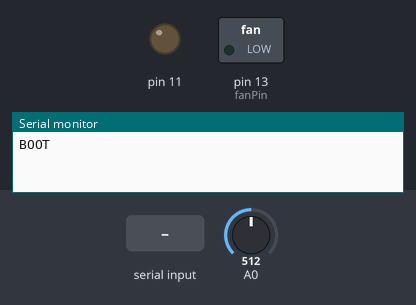
Simulated run of this sketch. Board: Arduino Uno, built with avr-gcc and run on an emulated ATmega328P. Shown: switched loads named in the sketch (green lamp = pin HIGH), output pins drawn as LEDs (lit = HIGH), the last lines printed to the serial monitor. Dashed ring = blinking. Inputs (shaded band) come from the test bench; at power-on: A0 = 512.

Above: at 1.2 s.
1.3 s: "START 1\n" received over Serial
At 1.55 s:
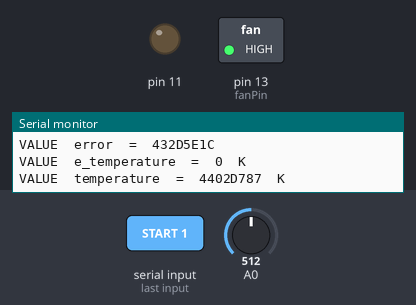
4.3 s: A0 set to 169
7.3 s: A0 set to 145
At 7.55 s:
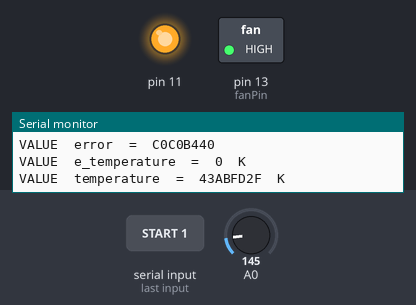
Timing chart, 0 to 17.3 s (numbered marks = the images above; inputs shaded):
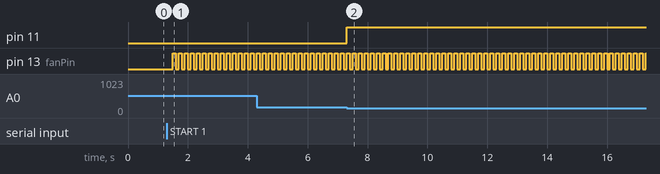

The sketch:

ArduinoTemp.ino
```cpp
/*
 * Servo Sketch
 *   Last edit 13h30 March 8, 2016
 *   Reviewed and commented Summer 2018
 */


/*=========== Preprocessor Macro Definitions ===========*/
void register_variable(double *address, const char *name, int record, const char *units);
#define RECORD(X,UNITS) register_variable(&X,#X, 1, UNITS)
#define INITIALIZE(X,VALUE,UNITS) X = VALUE; register_variable(&X,#X, 0, UNITS)

// A0 is default pin for thermocouple readings
int fanPin = 13;
//int blockPin = 11;

/*============== Space for Custom Variables ============
 * These are the global variables used in the controller.
 * To create your own variables, first declare a double here.
 */

double dt;
double temperature;
double e_temperature;
double error;
double prevError;
double Tset;
double band;
double out;

void userSetup() {
  /* This function is called at program startup.  There are two useful things to do here:
   *
   * RECORD(variableName,units)
   *      This will register a variable to be sent back to the computer at each time step.
   *      The variable should be a globaly defined double precision variable (see temperature above).
   *      The 'units' argument is a string used for labels.
   * INITIALIZE(variableName,value,units)
   *      This will register a variable which can be set from the computer.
   *      The variable should be a globably defined double.
   *      The value is used as the default value.
   *      The 'units' argument is a string used for labels.
   */
  RECORD(temperature,"K");
  RECORD(e_temperature,"K");
  RECORD(error,"");
  RECORD(out,"DAC units");
  INITIALIZE(dt,0.1,"s");
  INITIALIZE(Tset,350,"K");
  INITIALIZE(band,5,"K");

}
void userAction() {
  /*
   *  This function will be called each time step (dt).
   *  Here is where you will be implementing your control algorithms.
   */
  long sum = 0, sumsq = 0;
  int value;
  const int N = 16;                 // number of samples measured per time step */
  for (int i = 0; i < N; i++) {     // record N samples */
    value =  analogRead(A0);
    sum += value;                   // used to calculate mean */
    sumsq += value*(long)value;     // used to calulate variance, need to type cast to long because int is 16 bit */
  }

  /*  Below here and within userAction(), all the various variables of interest
   *  should be manipulated to be sent to the controller for display.
   */
  double mu, sigma;
  mu = sum / (double) N;
  sigma = sqrt((sumsq - sum*mu)/N); // expansion of definition of variance */

  const double ADCslope = 4.888e-3; // 4.888mV / bit */
  const double ADCoffset = 1.02e-3; // 1.02 mV */
  double vThermo, eVThermo;
  vThermo = ADCslope * mu + ADCoffset; // convert means in ADC units to voltages */
  eVThermo = ADCslope * sigma;

  const double thermoSlope = 100; // Kelvin per Volt */
  const double thermoOffset = 273; // K */
  temperature = thermoSlope * vThermo + thermoOffset;
  e_temperature = eVThermo * vThermo;
  prevError = error;
  error = (temperature - Tset);// /  band;

  double Ton = Tset - band / 2;
  double Toff = Tset + band / 2;

  if ((out > 0) && (temperature > Toff)) {
    out = 0;
  } else if ((out == 0) && (temperature < Ton)) {
    out = 255;
  }
  int dacVal = out;
/*
 * Serial.print("DEBUG\tdacVal = ");
 * Serial.print(dacVal);
 * Serial.print("\n");
 */
  analogWrite(11, dacVal);

}

/*======================*/
void userStart() {// This function is called when the algorithm is started
  out = 0;
}
void userStop() {// This function is called when the algorithm is stopped
 analogWrite(11, 0); /* turn off  heating block*/
}
/*======================*/

/**********************************************
 * Don't worry about the code below this line *
 * Unless you are curious, but be forewarned  *
 * there is a lot of detail below.            *
 **********************************************/

//storage variables
int counter = 0, oc = 0; //Indexes for void loop() and the ISR(), respectively
int running = 0;  // Condition variable for ISR interupt loop to execute or not. Changed based on user commands from Serial
const int N = 16;
unsigned long bytes = 0;
char command[64];
int commandIndex = 0;

/*=========== 'dataNode' Data Structure Definition ===========*/
/*  Used for new variables the user wants to record. Consists of a
 *  pointer address, a variable name, units, and a values variable.
 *  Structs allow multiple variables to be grouped under a single
 *  block of memory, and allow a single pointer to access them.
 */

struct dataNode {         // Custom variable that structures a selected set of data
  double *address;        // Each of these data declarations will be inputted when a dataNode variable is declared
                          //  and used as a temporary storage for the values?
  const char *name, *units;
  double *values;         // Points to an array used as a circular queue for recorded values, NULL for initialized values
  struct dataNode *next;  // the operator '->' is often used to dereference a pointer to a struct (aka access the value pointed to)
} *data = NULL;           // 'data' points to the head of the list of nodes, initially the list is empty
                          // struct{...} *x is synctatically analogous to int *x, and sets aside space for a pointer and assigns a null value
int nodeCount = 0;        // This value is redundant, but makes debugging easier

/*=========== Function for Preprocessor Macros ===========*/
/*  This function is called at the precompiler macro's, with user's input.
 *  First it generates a datanode pointer 'ptr' and creates storage space for it.
 *  then it allocates memory for values, if record>0. A NULL struct named 'data' was made during
 *  the definition of the dataNode struct, and NULL value acts as the first part of a list
 *  of dataNodes. When a new variable is registered usign this fucntion, the
 *  variable 'data' is always updated to point to the newest dataNode struct.
 *  Before it is updated, however, the newest dataNode is made to have access to the
 *  second newest dataNode through the 'ptr->next = data" statement. This allows
 *  iteration through the list of dataNodes by both void loop() and the ISR().
 *
 */
void register_variable(double *address, const char *name, int record, const char *units) {

  struct dataNode *ptr = (struct dataNode *) malloc(sizeof(struct dataNode));  /*  Declare/create storage for new variable of type dataNode
                                                                                   malloc(size) creates a block of 'size' many bytes
                                                                                   and returns a pointer to beginning of block           */

  if (!ptr) for (;;delay(1000)) {  // If pointer is empty for 1000ms, the memory allocation didn't work. This is an inline if-for statement
    Serial.print("ERROR\tregister_variable(): Unable to malloc dataNode, nodeCount = ");
    Serial.print(nodeCount);
    Serial.print(", variable = ");
    Serial.print(name);
    Serial.print("\n");
    Serial.flush();
  }

  if (record) {                                         // If the variable being registered was used with RECORD() macro*/
    ptr->values = (double *) malloc(N*sizeof(double));  // Allocate memory for recorded values  Allocate memory for recorded values, N set at 16 at storge var block*/
    if (!ptr->values) for (;;delay(1000)) {             // Same timeout method as the allocation for ptr */
      Serial.print("ERROR\tregister_variable(): Unable to malloc values array, nodeCount = ");
      Serial.print(nodeCount);
      Serial.print(", variable = ");
      Serial.print(name);
      Serial.print("\n");
      Serial.flush();
    }
  } else ptr->values = NULL;
  nodeCount++; // increment counter
  ptr->address = address; // address in memory,
  ptr->name = name;     // Given name, char's
  ptr->units = units;   // units, single char

  ptr->next = data;  // when the 'next' member of the current node struct is called, it will point to address
                     // of the previous node entered. The first node created will point to NULL
  data = ptr;        // address stored in 'data' variable is updated to be the current value of 'ptr'
}

/*======================*/
void setPeriod (int period) {         // period in ms
  const double tick = 1024000 / 16e6; // clock tick in ms
  int number = floor(period / tick) - 1;
  char buf[256];
  sprintf(buf,"DEBUG\tsetPeriod(%d): number = %d, tick = %ld us, actual period = %ld us\n", period, number, (long)(1e3*tick), (long)(1e3*tick*(number+1)));
  Serial.print(buf);
  cli();                    // Disallow interrupts, so that we can manipulate Timer1, which is used with an interrupt
  TCCR1A = 0;               // Set entire TCCR1A register to 0
  TCCR1B = 0;               // Same for TCCR1B
  TCNT1  = 0;               // Initialize Timer1's counter value to be 0
  OCR1A = number;           // = (16*10^6) /(1*1024) - 1 (must be <65536) originally 15624
  TCCR1B |= (1 << WGM12);   // Turn on CTC mode
  TCCR1B |= (1 << CS12) | (1 << CS10);    // Set bits called CS10 and CS12 so that Timer1 uses 1024 prescaler
  TIMSK1 |= (1 << OCIE1A);  // Enable timer compare interrupt
  sei();                    // Re-allow interrupts
}

/*======================*/
void setup() {
  Serial.begin(115200);
  Serial.print("\nBOOT\n");
  Serial.flush();
  TCCR2B = TCCR2B & 0b11111000 | 0x01;
  pinMode(fanPin,OUTPUT);
  userSetup();
}

/*======================*/
ISR(TIMER1_COMPA_vect){
/* Timer1 interrupt, 1Hz, toggles pin 13 (LED)
 * Generates pulse wave of frequency 1kHz/2 = 0.5kHz (takes two cycles for full wave- toggle high then toggle low)
 * This code will execute when the timer's counter overflows, which is then reset.
 * (The timer's counter is different than the variable called 'counter' below)
 */

  if (!running) return;
  if (counter % 2){
    digitalWrite(fanPin,HIGH);  // Even count, go high
  } else{
    digitalWrite(fanPin,LOW);   // Odd count, go low
  }
  userAction();   // Regularly call userAction()
  for(struct dataNode *ptr = data; ptr; ptr = ptr->next) if (ptr->values) ptr->values[counter % N] = *ptr->address;
  counter++;
}

/*======================*/
void parseCommand(void) {
  char *ptr; // 8 bytes of memory

  ptr = strtok(command," ");  // returns first token after it splits string 'command' into tokens based on space (" ")delimiter, and
  if (!ptr) {

    return;
  }
  switch(strlen(ptr)) {
  case 3:
    if (!strcmp(ptr,"SET")) { // Equals zero if strings are equal. Will set values based on user input
      ptr = strtok(NULL," "); // Since we passed NULL as the argument, strtok returns second token of 'command'

      if (!ptr) {
        return;
      }
      for(struct dataNode *dptr = data; dptr; dptr = dptr->next) if (!strcmp(dptr->name,ptr)) { // strcmp is 0 when the strings are equal
        ptr = strtok(NULL," "); // third token of 'command'
        if (!ptr) {

          return;
        }

        double ivalue;
        int exponent;
        ivalue = atof(ptr); // replaced since sscanf() wasn't working, and atof() works well with floats.
       // sscanf(ptr,"%ld",&ivalue); // ld means it's supposed to be a long int in base 10, reads data from string 'ptr' and stores them into &ivalue according the parameter '%ld' (long int)
        if (ivalue == 0) {
          *dptr->address = 0;
          return;
        }

      /*  else {
       *   ptr = strtok(NULL," "); // fourth token of 'command'
       *   Serial.print("ptr 4: ");
       *   Serial.println(ptr);      ====== OLD CODE, COMMENTED OUT, LEFT IN CASE IT'S NEEDED IN FUTURE =====
       *   if (!ptr) {
       *    return;
       *   }
       */

         // sscanf(ptr,"%d",&exponent); //reads pointer value into exponent address, d indicates a decimal integer
          *dptr->address = ivalue; //* pow(2,exponent);

        //}

        return;
      }
    }
  case 4:
    if (!strcmp(ptr,"STOP")) {
      running = 0;
      userStop();
      return;
    }
  case 5:
    if (!strcmp(ptr,"START")) {
      setPeriod(1000*dt);
      counter = 0;
      oc = 0;
      userStart();
      running = 1;
      return;
    }
  case 9:
    if (!strcmp(ptr,"HANDSHAKE")) {// Here is where Arduino sends info to controller on variables to be initialized
      ptr = strtok(NULL," ");
      Serial.print("\nHANDSHAKE\n"); // Do a readline() in Python to clear this all
      Serial.flush();
      for(struct dataNode *ptr = data; ptr; ptr = ptr->next) if (!ptr->values) { // Send if there are no values, unlike in loop
        Serial.print("INIT\t");
        Serial.print(ptr->name);
        Serial.print ("\t=\t");
        Serial.print(*((long *)ptr->address),HEX);
        //Serial.print(*ptr->address);
        Serial.print("\t");
        Serial.print(ptr->units);
        Serial.print("\n");
        Serial.flush();
      }
      Serial.print("\nREADY\n");
      Serial.flush();
      return;
    }
  }


  return;
}

/*======================*/
/* Called if there is anything in the serial line. It ultimately calls parseCommand, which can be found above */
void getCommand() {
  static unsigned char ch;
  static int discard = 0;
  Serial.readBytes(&ch,1);
#ifdef DEBUG
  Serial.print("DEBUG\tgetCommand() : ch = ");
  Serial.print(ch, BIN);
  Serial.print("\n");
  Serial.flush();
#endif
  if (discard && (ch == '\n')) { // reached end of garbage (hopefully \n was not garbage?!
    discard = 0;
    return;
  }
  if (discard) return;
  if (ch & 0x80) {
    command[commandIndex] = 0;
    Serial.print("ERROR\tMSB set in input stream, command so far = \"");
    Serial.print(command);
    Serial.print("\"\n");
    Serial.flush();
    commandIndex = 0;
    discard = 1;
    return;
  }
  Serial.write(ch | 0x80);
  if (ch == '\n') {
    command[commandIndex] = 0;
    parseCommand();
    commandIndex = 0;
    ch = 0;
    return;
  }
  command[commandIndex++] = ch;
}

/*======================*/
/* void loop() here is used just to send and receive data alog the serial line. */
/* Is looping alongside with the ISR code. */
void loop() {
  char buf[256];
  if (Serial.available()) getCommand();
  if ((counter - oc) > N) {
    Serial.print("ERROR\tInternal buffer overrun\n");
  }
  while (oc < counter) { /* 'counter' is incremented every time the ISR is called for Timer1.
                          *  This avoids mis-matching the index/counter and the data.
                          */
    Serial.println("");
    Serial.print("INDEX\t");
    Serial.print(oc);
    Serial.print("\t");
    Serial.print(counter);
    Serial.print("\n");
    Serial.flush();
    for(struct dataNode *ptr = data; ptr; ptr = ptr->next) if (ptr->values) { // Send if there are values, unlike in handshake
      Serial.print("VALUE\t");
      Serial.print(ptr->name);
      Serial.print("\t=\t");
      Serial.print(*((long *)&ptr->values[oc % N]), HEX);
      Serial.print("\t");
      Serial.print(ptr->units);
      Serial.print("\n");
      Serial.flush();
    }
    oc++;
  }
}
```

Measured:
- the behaviour switches between 153 and 152 on A0 (found by bisection; images 1 and 2)
- after the input at 1.3 s, pin 13 (fanPin): alternates HIGH for 0.10 s and LOW for 0.10 s, starting after 0.20 s
- after the input at 7.3 s, pin 11: LOW → HIGH at once
